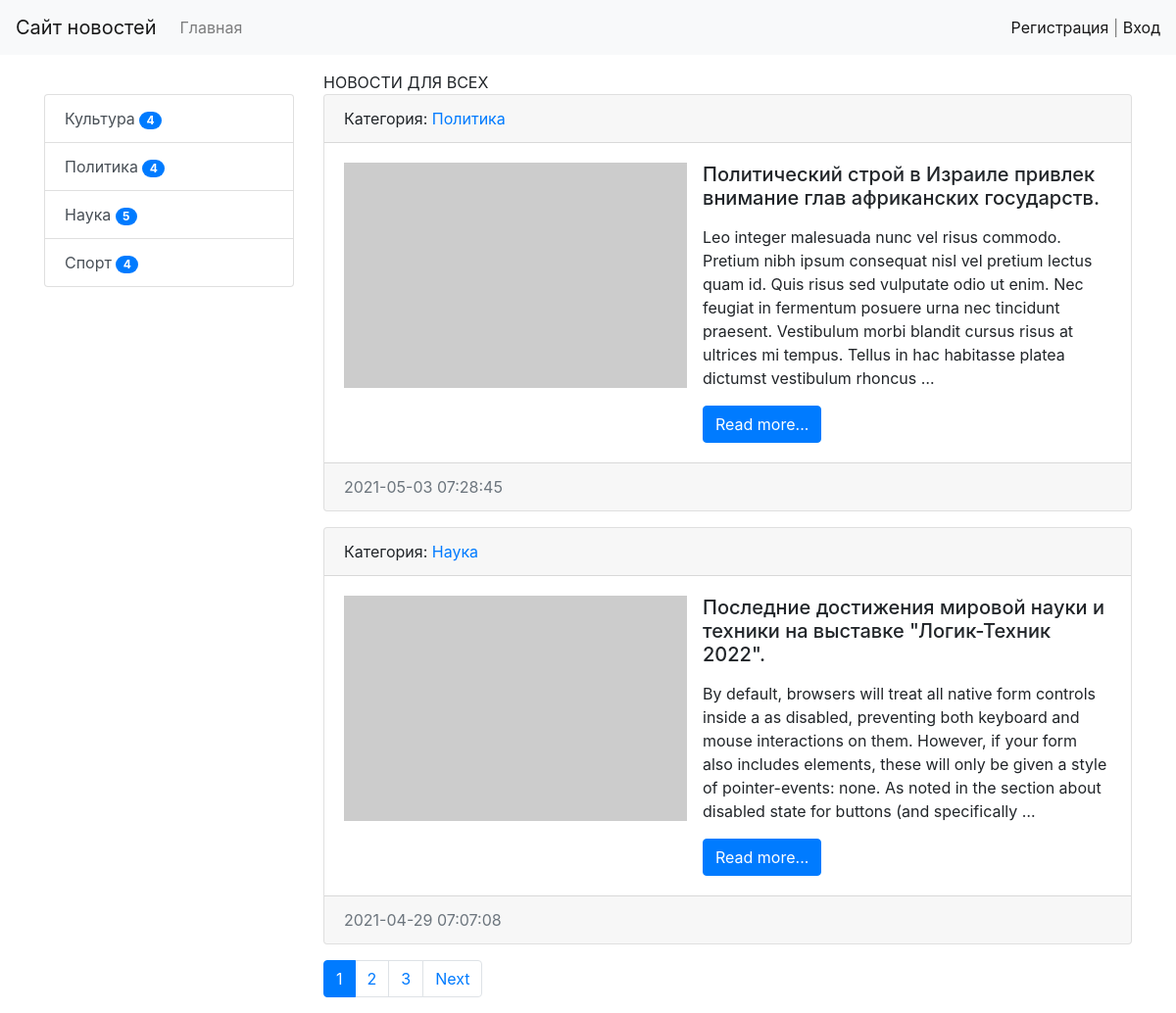
Before: / with the older database file.
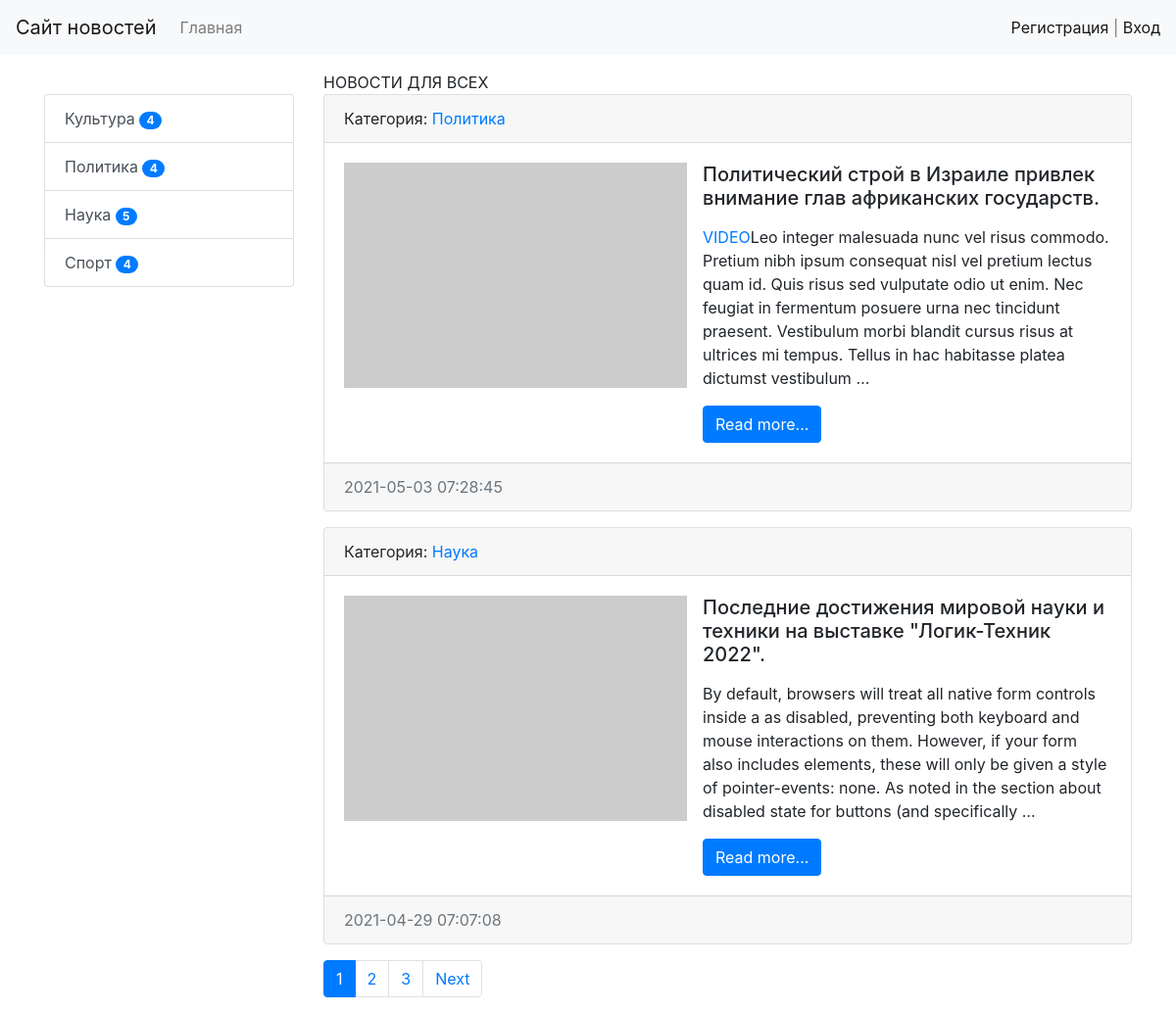
After: the same page with the newer database file.
### news/models.py (models this page shows, shortened)
class Category(models.Model):
    title = models.CharField(max_length=150, db_index=True, verbose_name='Наименование категории')
    def get_absolute_url(self):
        return reverse('category', kwargs={"category_id": self.pk})
    def __str__(self):
        return self.title
    class Meta:
        verbose_name = 'Категория'
        verbose_name_plural = 'Категории'
        ordering = ['title']

class News(models.Model):
    title = models.CharField(max_length=255, verbose_name='Наименование')
    content = models.TextField(blank=True, verbose_name='Контент')    # blank = True значит  что поле не обязательно заполнять
    created_at = models.DateTimeField(auto_now_add=True, verbose_name='Дата публикации')
    updated_at = models.DateTimeField(auto_now=True, verbose_name='Обновлено')
    photo = models.ImageField(upload_to='photos/%Y/%m/%d/', verbose_name='Фото', blank=True)   # upload_to указывает папку в проекте для фото
    is_published = models.BooleanField(default=True, verbose_name='Опубликовано')
    category = models.ForeignKey(Category, on_delete=models.PROTECT,
                                 verbose_name='Категория')
    views = models.IntegerField(default=0, verbose_name='Просмотры')
    def get_absolute_url(self):
        return reverse('view_news', kwargs={"pk": self.pk})
    class Meta:
        verbose_name = 'Новость'
        verbose_name_plural = 'Новости'
        ordering = ['-created_at']

### news/views.py (the view)
# urls.py: path('', HomeNews.as_view(), name='home'),
class HomeNews(MyMixin, ListView):
    model = News
    template_name = 'news/home_news_list.html'
    context_object_name = 'news'
    mixin_prop = 'Новости для всех'
    paginate_by = 2
    def get_context_data(self, *, object_list=None, **kwargs):
        context = super().get_context_data(**kwargs)
        context['title'] = self.get_upper('Главная страница')
        context['mixin_prop'] = self.get_prop()
        return context
    def get_queryset(self):
        return News.objects.filter(is_published=True).select_related('category')

### news/templatetags/news_tags.py (called while the page is built)
@register.inclusion_tag('news/list_categories.html')
def show_categories(arg1='Hello', arg2='world'):
    categories = Category.objects.annotate(cnt=Count('news', filter=F('news__is_published'))).filter(cnt__gt=0)
    return {'categories': categories, "arg1": arg1, "arg2": arg2}

### news/utils.py (called while the page is built)
    def get_prop(self):
        return self.mixin_prop.upper()

    def get_upper(self, s):
        if isinstance(s, str):
            return s.upper()
        else:
            return s.title.upper()

### news/templates/news/home_news_list.html (shortened to what this page needs)
{% extends 'base.html' %}
{% block sidebar %}
{% include 'inc/_sidebar.html' %}
{%endblock%}
{% block content %}
{{mixin_prop}}
{% for item_news in news %}
<div class="card mb-3">
    <div class="card-header">
        Категория: <a href="{{ item_news.category.get_absolute_url }}">{{item_news.category}}</a>
    </div>
    <div class="card-body">
        <div class="media">
            {% if item_news.photo %}
            <a href="{{item_news.get_absolute_url}}"><img src="{{item_news.photo.url}}" alt="" width="350" height="230" class="mr-3"></a>
            {%else%}
            <a href="{{item_news.get_absolute_url}}"><img src="https://picsum.photos/seed/picsum/350/250" alt="" width="350" height="230" class="mr-3" > </a>
            {% endif %}
            <div class="media-body">
                <h5 class="card-title">{{ item_news.title }}</h5>
                <p class="card-text">{{ item_news.content|safe|linebreaks|truncatewords:50 }}</p>
                <a href="{{item_news.get_absolute_url}}" class="btn btn-primary">Read more...</a>
            </div>
        </div>
    </div>
    <div class="card-footer text-muted">
        {{ item_news.created_at|date:"Y-m-d H:i:s" }}
    </div>
</div>
{% endfor %}
{%endblock%}

### templates/base.html (shortened to what this page needs)
<!doctype html>
{% load static %}
<html lang="en">
<head>
    <link rel="stylesheet" href="{%static 'css/style.css' %}">
    <link rel="stylesheet" href="{% static 'bootstrap/css/bootstrap.min.css' %}">
</head>
<body>
{% include 'inc/_nav.html' %}
<div class="container mt-3">
    <div class="row">
        <div class="col-md-3">
            {% block sidebar %}SIDEBAR{% endblock %}
        </div>
        <div class="col-md-9">
            {% block content %}CONTENT{% endblock %}
            {% if page_obj.has_other_pages %}
            <nav aria-label="...">
                <ul class="pagination">
                    {% for p in page_obj.paginator.page_range %}
                        {% if page_obj.number == p %}
                            <li class="page-item active" aria-current="page">
                                <a class="page-link" href="?page={{ p }}">{{p}}
                                </a>
                            </li>
                        {% elif p > page_obj.number|add:-3 and p < page_obj.number|add:3 %}
                            <li class="page-item">
                                <a class="page-link" href="?page={{ p }}">{{p}}</a>
                            </li>
                        {% endif %}
                    {% endfor %}
                    {% if page_obj.has_next %}
                        <li class="page-item">
                            <a class="page-link" href="?page={{ page_obj.next_page_number }}">Next</a>
                        </li>
                    {% endif %}
                </ul>
            </nav>
            {% endif %}
        </div>
    </div>
</div>
</body>
</html>

### templates/inc/_nav.html (shortened to what this page needs)
<nav class="navbar navbar-expand-lg navbar-light bg-light">
    <a class="navbar-brand" href="{% url 'home' %}">Сайт новостей</a>
    <div class="collapse navbar-collapse" id="navbarSupportedContent">
        <ul class="navbar-nav mr-auto">
            <li class="nav-item"><a class="nav-link" href="{% url 'home' %}">Главная</a></li>
        </ul>
        <span class="navbar-text">
            {% if request.user.is_authenticated %}
                Добро пожаловать, {{ user.username }} | <a href="{% url 'logout' %}">Выход</a>
            {% else %}
                <a href="{% url 'register' %}">Регистрация</a> | <a href="{% url 'login' %}">Вход</a>
            {% endif %}
        </span>
    </div>
</nav>

### templates/inc/_sidebar.html (shortened to what this page needs)
{% load news_tags %}
<br>
{% show_categories %}

### news/templates/news/list_categories.html
<div class="list-group">
    {% for item_category in categories%}
    <a href="{{ item_category.get_absolute_url }}" class="list-group-item list-group-item-action">{{item_category.title}}  <span class="badge badge-primary badge-pill">{{item_category.cnt}}</span></a>
    {% endfor %}
</div>

### mysite/static/css/style.css (style rules this page uses)
body { background-color: #fefefe; }

Changed rows visible on the page:
changed News "Политический строй в Израиле привлек внимание глав африканских государств.": content "Leo integer malesuada nunc vel risus commodo. Pretium nibh ipsum consequat nisl vel pretium lectus quam id. Quis risus sed vulputate odio ut enim. Nec feugiat in fermentum posuere urna nec tincidunt praesent. Vestibulum morbi blandit cursus risus at ultrices mi tempus. Tellus in hac habitasse platea dictumst vestibulum rhoncus …" → "VIDEO Leo integer malesuada nunc vel risus commodo. Pretium nibh ipsum consequat nisl vel pretium lectus quam id. Quis risus sed vulputate odio ut enim. Nec feugiat in fermentum posuere urna nec tincidunt praesent. Vestibulum morbi blandit cursus risus at ultrices mi tempus. Tellus in hac habitasse platea dictumst vestibulum …"
